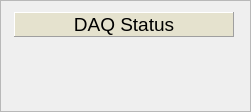
  <widget class="QFrame" name="frame" >
   <property name="geometry" >
    <rect>
     <x>6</x>
     <y>646</y>
     <width>251</width>
     <height>112</height>
    </rect>
   </property>
   <property name="minimumSize" >
    <size>
     <width>0</width>
     <height>0</height>
    </size>
   </property>
   <property name="frameShape" >
    <enum>QFrame::StyledPanel</enum>
   </property>
   <property name="frameShadow" >
    <enum>QFrame::Raised</enum>
   </property>
   <layout class="QGridLayout" >
    <item row="0" column="0" colspan="6" >
     <widget class="QLabel" name="label_54" >
      <property name="palette" >
       <palette>
        <active>
         <colorrole role="Base" >
          <brush brushstyle="SolidPattern" >
           <color alpha="255" >
            <red>235</red>
            <green>239</green>
            <blue>198</blue>
           </color>
          </brush>
         </colorrole>
         <colorrole role="Window" >
          <brush brushstyle="SolidPattern" >
           <color alpha="255" >
            <red>229</red>
            <green>226</green>
            <blue>206</blue>
           </color>
          </brush>
         </colorrole>
        </active>
        <inactive>
         <colorrole role="Base" >
          <brush brushstyle="SolidPattern" >
           <color alpha="255" >
            <red>235</red>
            <green>239</green>
            <blue>198</blue>
           </color>
          </brush>
         </colorrole>
         <colorrole role="Window" >
          <brush brushstyle="SolidPattern" >
           <color alpha="255" >
            <red>229</red>
            <green>226</green>
            <blue>206</blue>
           </color>
          </brush>
         </colorrole>
        </inactive>
        <disabled>
         <colorrole role="Base" >
          <brush brushstyle="SolidPattern" >
           <color alpha="255" >
            <red>229</red>
            <green>226</green>
            <blue>206</blue>
           </color>
          </brush>
         </colorrole>
         <colorrole role="Window" >
          <brush brushstyle="SolidPattern" >
           <color alpha="255" >
            <red>229</red>
            <green>226</green>
            <blue>206</blue>
           </color>
          </brush>
         </colorrole>
        </disabled>
       </palette>
      </property>
      <property name="font" >
       <font>
        <pointsize>14</pointsize>
        <weight>50</weight>
        <bold>false</bold>
       </font>
      </property>
      <property name="autoFillBackground" >
       <bool>true</bool>
      </property>
      <property name="frameShape" >
       <enum>QFrame::Panel</enum>
      </property>
      <property name="frameShadow" >
       <enum>QFrame::Raised</enum>
      </property>
      <property name="text" >
       <string>DAQ Status</string>
      </property>
      <property name="alignment" >
       <set>Qt::AlignCenter</set>
      </property>
     </widget>
    </item>
    <item row="1" column="0" >
     <widget class="CAImageMbbi" name="s1_8" >
      <property name="minimumSize" >
       <size>
        <width>20</width>
        <height>10</height>
       </size>
      </property>
      <property name="maximumSize" >
       <size>
        <width>30</width>
        <height>30</height>
       </size>
      </property>
      <property name="autoFillBackground" >
       <bool>true</bool>
      </property>
      <property name="pvname" >
       <string>ECH_DEV1_TASK_STATUS_READ</string>
      </property>
      <property name="dmode" stdset="0" >
       <enum>CAImageMbbi::TrueFalse</enum>
      </property>
      <property name="falsepxm" stdset="0" >
       <pixmap/>
      </property>
      <property name="truepxm" stdset="0" >
       <pixmap/>
      </property>
      <property name="index" >
       <number>1</number>
      </property>
     </widget>
    </item>
    <item row="1" column="1" >
     <widget class="CAImageMbbi" name="s1_9" >
      <property name="minimumSize" >
       <size>
        <width>20</width>
        <height>10</height>
       </size>
      </property>
      <property name="maximumSize" >
       <size>
        <width>30</width>
        <height>30</height>
       </size>
      </property>
      <property name="autoFillBackground" >
       <bool>true</bool>
      </property>
      <property name="pvname" >
       <string>ECH_DEV1_TASK_STATUS_READ</string>
      </property>
      <property name="dmode" stdset="0" >
       <enum>CAImageMbbi::TrueFalse</enum>
      </property>
      <property name="falsepxm" stdset="0" >
       <pixmap/>
      </property>
      <property name="truepxm" stdset="0" >
       <pixmap/>
      </property>
      <property name="index" >
       <number>2</number>
      </property>
     </widget>
    </item>
    <item row="1" column="2" >
     <widget class="CAImageMbbi" name="s1_10" >
      <property name="minimumSize" >
       <size>
        <width>20</width>
        <height>10</height>
       </size>
      </property>
      <property name="maximumSize" >
       <size>
        <width>30</width>
        <height>30</height>
       </size>
      </property>
      <property name="autoFillBackground" >
       <bool>true</bool>
      </property>
      <property name="pvname" >
       <string>ECH_DEV1_TASK_STATUS_READ</string>
      </property>
      <property name="dmode" stdset="0" >
       <enum>CAImageMbbi::TrueFalse</enum>
      </property>
      <property name="falsepxm" stdset="0" >
       <pixmap/>
      </property>
      <property name="truepxm" stdset="0" >
       <pixmap/>
      </property>
      <property name="index" >
       <number>3</number>
      </property>
     </widget>
    </item>
    <item row="1" column="3" >
     <widget class="CAImageMbbi" name="s1_11" >
      <property name="minimumSize" >
       <size>
        <width>20</width>
        <height>10</height>
       </size>
      </property>
      <property name="maximumSize" >
       <size>
        <width>30</width>
        <height>30</height>
       </size>
      </property>
      <property name="autoFillBackground" >
       <bool>true</bool>
      </property>
      <property name="pvname" >
       <string>ECH_DEV1_TASK_STATUS_READ</string>
      </property>
      <property name="dmode" stdset="0" >
       <enum>CAImageMbbi::TrueFalse</enum>
      </property>
      <property name="falsepxm" stdset="0" >
       <pixmap/>
      </property>
      <property name="truepxm" stdset="0" >
       <pixmap/>
      </property>
      <property name="index" >
       <number>4</number>
      </property>
     </widget>
    </item>
    <item row="1" column="4" >
     <widget class="CAImageMbbi" name="s1_12" >
      <property name="minimumSize" >
       <size>
        <width>20</width>
        <height>10</height>
       </size>
      </property>
      <property name="maximumSize" >
       <size>
        <width>30</width>
        <height>30</height>
       </size>
      </property>
      <property name="autoFillBackground" >
       <bool>true</bool>
      </property>
      <property name="pvname" >
       <string>ECH_DEV1_TASK_STATUS_READ</string>
      </property>
      <property name="dmode" stdset="0" >
       <enum>CAImageMbbi::TrueFalse</enum>
      </property>
      <property name="falsepxm" stdset="0" >
       <pixmap/>
      </property>
      <property name="truepxm" stdset="0" >
       <pixmap/>
      </property>
      <property name="index" >
       <number>5</number>
      </property>
     </widget>
    </item>
    <item row="1" column="5" >
     <widget class="CAImageMbbi" name="s1_13" >
      <property name="minimumSize" >
       <size>
        <width>20</width>
        <height>10</height>
       </size>
      </property>
      <property name="maximumSize" >
       <size>
        <width>30</width>
        <height>30</height>
       </size>
      </property>
      <property name="autoFillBackground" >
       <bool>true</bool>
      </property>
      <property name="pvname" >
       <string>ECH_DEV1_TASK_STATUS_READ</string>
      </property>
      <property name="dmode" stdset="0" >
       <enum>CAImageMbbi::TrueFalse</enum>
      </property>
      <property name="falsepxm" stdset="0" >
       <pixmap/>
      </property>
      <property name="truepxm" stdset="0" >
       <pixmap/>
      </property>
      <property name="index" >
       <number>6</number>
      </property>
     </widget>
    </item>
    <item row="2" column="0" colspan="6" >
     <widget class="CALabel" name="s1_14" >
      <property name="minimumSize" >
       <size>
        <width>120</width>
        <height>20</height>
       </size>
      </property>
      <property name="maximumSize" >
       <size>
        <width>500</width>
        <height>500</height>
       </size>
      </property>
      <property name="palette" >
       <palette>
        <active>
         <colorrole role="WindowText" >
          <brush brushstyle="SolidPattern" >
           <color alpha="255" >
            <red>0</red>
            <green>0</green>
            <blue>0</blue>
           </color>
          </brush>
         </colorrole>
        </active>
        <inactive>
         <colorrole role="WindowText" >
          <brush brushstyle="SolidPattern" >
           <color alpha="255" >
            <red>0</red>
            <green>0</green>
            <blue>0</blue>
           </color>
          </brush>
         </colorrole>
        </inactive>
        <disabled>
         <colorrole role="WindowText" >
          <brush brushstyle="SolidPattern" >
           <color alpha="255" >
            <red>115</red>
            <green>115</green>
            <blue>115</blue>
           </color>
          </brush>
         </colorrole>
        </disabled>
       </palette>
      </property>
      <property name="font" >
       <font>
        <pointsize>12</pointsize>
        <weight>75</weight>
        <bold>true</bold>
       </font>
      </property>
      <property name="autoFillBackground" >
       <bool>true</bool>
      </property>
      <property name="alignment" >
       <set>Qt::AlignLeading|Qt::AlignLeft|Qt::AlignVCenter</set>
      </property>
      <property name="wordWrap" >
       <bool>false</bool>
      </property>
      <property name="indent" >
       <number>5</number>
      </property>
      <property name="pvname" >
       <string>ECH_DEV1_TASK_STATUS_READ</string>
      </property>
      <property name="dmode" stdset="0" >
       <enum>CALabel::Choice</enum>
      </property>
      <property name="cmode" stdset="0" >
       <enum>CALabel::Alarm</enum>
      </property>
      <property name="ttdmode" stdset="0" >
       <enum>CALabel::Show</enum>
      </property>
      <property name="dbrequest" stdset="0" >
       <enum>CALabel::DBRGSTR</enum>
      </property>
      <property name="messages" stdset="0" >
       <stringlist/>
      </property>
     </widget>
    </item>
   </layout>
  </widget>
